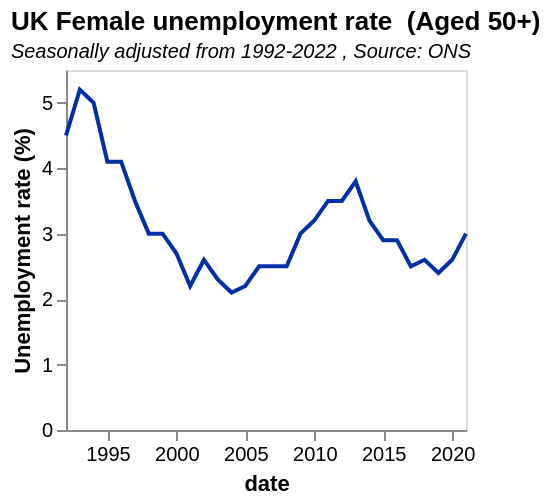

Write a Vega-Lite specification for this figure.
### Vega-Lite specification from a JSON file in a GitHub repository (floating-point values rounded to 4 significant figures)
{"$schema": "https://vega.github.io/schema/vega-lite/v5.json", "data": {"values": [{"date": "1992", "label": "1992", "month": "", "quarter": "", "sourceDataset": "LMS", "updateDate": "2015-10-13T23:00:00.000Z", "value": "4.5", "year": "1992"}, {"date": "1993", "label": "1993", "month": "", "quarter": "", "sourceDataset": "LMS", "updateDate": "2015-10-13T23:00:00.000Z", "value": "5.2", "year": "1993"}, {"date": "1994", "label": "1994", "month": "", "quarter": "", "sourceDataset": "LMS", "updateDate": "2015-10-13T23:00:00.000Z", "value": "5.0", "year": "1994"}, {"date": "1995", "label": "1995", "month": "", "quarter": "", "sourceDataset": "LMS", "updateDate": "2015-10-13T23:00:00.000Z", "value": "4.1", "year": "1995"}, {"date": "1996", "label": "1996", "month": "", "quarter": "", "sourceDataset": "LMS", "updateDate": "2015-10-13T23:00:00.000Z", "value": "4.1", "year": "1996"}, {"date": "1997", "label": "1997", "month": "", "quarter": "", "sourceDataset": "LMS", "updateDate": "2015-10-13T23:00:00.000Z", "value": "3.5", "year": "1997"}, {"date": "1998", "label": "1998", "month": "", "quarter": "", "sourceDataset": "LMS", "updateDate": "2015-10-13T23:00:00.000Z", "value": "3.0", "year": "1998"}, {"date": "1999", "label": "1999", "month": "", "quarter": "", "sourceDataset": "LMS", "updateDate": "2015-10-13T23:00:00.000Z", "value": "3.0", "year": "1999"}, {"date": "2000", "label": "2000", "month": "", "quarter": "", "sourceDataset": "LMS", "updateDate": "2015-10-13T23:00:00.000Z", "value": "2.7", "year": "2000"}, {"date": "2001", "label": "2001", "month": "", "quarter": "", "sourceDataset": "LMS", "updateDate": "2015-10-13T23:00:00.000Z", "value": "2.2", "year": "2001"}, {"date": "2002", "label": "2002", "month": "", "quarter": "", "sourceDataset": "LMS", "updateDate": "2015-10-13T23:00:00.000Z", "value": "2.6", "year": "2002"}, {"date": "2003", "label": "2003", "month": "", "quarter": "", "sourceDataset": "LMS", "updateDate": "2015-10-13T23:00:00.000Z", "value": "2.3", "year": "2003"}, {"date": "2004", "label": "2004", "month": "", "quarter": "", "sourceDataset": "LMS", "updateDate": "2015-10-13T23:00:00.000Z", "value": "2.1", "year": "2004"}, {"date": "2005", "label": "2005", "month": "", "quarter": "", "sourceDataset": "LMS", "updateDate": "2015-10-13T23:00:00.000Z", "value": "2.2", "year": "2005"}, {"date": "2006", "label": "2006", "month": "", "quarter": "", "sourceDataset": "LMS", "updateDate": "2015-10-13T23:00:00.000Z", "value": "2.5", "year": "2006"}, {"date": "2007", "label": "2007", "month": "", "quarter": "", "sourceDataset": "LMS", "updateDate": "2015-10-13T23:00:00.000Z", "value": "2.5", "year": "2007"}, {"date": "2008", "label": "2008", "month": "", "quarter": "", "sourceDataset": "LMS", "updateDate": "2015-10-13T23:00:00.000Z", "value": "2.5", "year": "2008"}, {"date": "2009", "label": "2009", "month": "", "quarter": "", "sourceDataset": "LMS", "updateDate": "2015-10-13T23:00:00.000Z", "value": "3.0", "year": "2009"}, {"date": "2010", "label": "2010", "month": "", "quarter": "", "sourceDataset": "LMS", "updateDate": "2015-10-13T23:00:00.000Z", "value": "3.2", "year": "2010"}, {"date": "2011", "label": "2011", "month": "", "quarter": "", "sourceDataset": "LMS", "updateDate": "2015-10-13T23:00:00.000Z", "value": "3.5", "year": "2011"}, {"date": "2012", "label": "2012", "month": "", "quarter": "", "sourceDataset": "LMS", "updateDate": "2015-10-13T23:00:00.000Z", "value": "3.5", "year": "2012"}, {"date": "2013", "label": "2013", "month": "", "quarter": "", "sourceDataset": "LMS", "updateDate": "2017-05-16T23:00:00.000Z", "value": "3.8", "year": "2013"}, {"date": "2014", "label": "2014", "month": "", "quarter": "", "sourceDataset": "LMS", "updateDate": "2016-05-18T08:30:00.000Z", "value": "3.2", "year": "2014"}, {"date": "2015", "label": "2015", "month": "", "quarter": "", "sourceDataset": "LMS", "updateDate": "2016-03-16T09:30:00.000Z", "value": "2.9", "year": "2015"}, {"date": "2016", "label": "2016", "month": "", "quarter": "", "sourceDataset": "LMS", "updateDate": "2017-02-15T00:00:00.000Z", "value": "2.9", "year": "2016"}, {"date": "2017", "label": "2017", "month": "", "quarter": "", "sourceDataset": "LMS", "updateDate": "2018-02-21T00:00:00.000Z", "value": "2.5", "year": "2017"}, {"date": "2018", "label": "2018", "month": "", "quarter": "", "sourceDataset": "LMS", "updateDate": "2019-02-19T00:00:00.000Z", "value": "2.6", "year": "2018"}, {"date": "2019", "label": "2019", "month": "", "quarter": "", "sourceDataset": "LMS", "updateDate": "2020-02-18T00:00:00.000Z", "value": "2.4", "year": "2019"}, {"date": "2020", "label": "2020", "month": "", "quarter": "", "sourceDataset": "LMS", "updateDate": "2021-02-23T00:00:00.000Z", "value": "2.6", "year": "2020"}, {"date": "2021", "label": "2021", "month": "", "quarter": "", "sourceDataset": "LMS", "updateDate": "2022-02-15T00:00:00.000Z", "value": "3.0", "year": "2021"}], "format": {"parse": {"date": "date"}}}, "title": {"text": "UK Female unemployment rate  (Aged 50+) ", "subtitle": "Seasonally adjusted from 1992-2022 , Source: ONS", "subtitleFontStyle": "italic", "subtitleFontSize": 10, "anchor": "start", "color": "black"}, "width": 200, "height": 180, "mark": {"type": "line", "color": "rgb(0,47,167"}, "encoding": {"x": {"field": "date", "type": "temporal", "axis": {"grid": false}}, "y": {"field": "value", "type": "quantitative", "axis": {"grid": false}, "title": "Unemployment rate (%)"}}, "config": {}, "transform": [{"calculate": "datum.Totals/1000", "as": "billions"}]}
